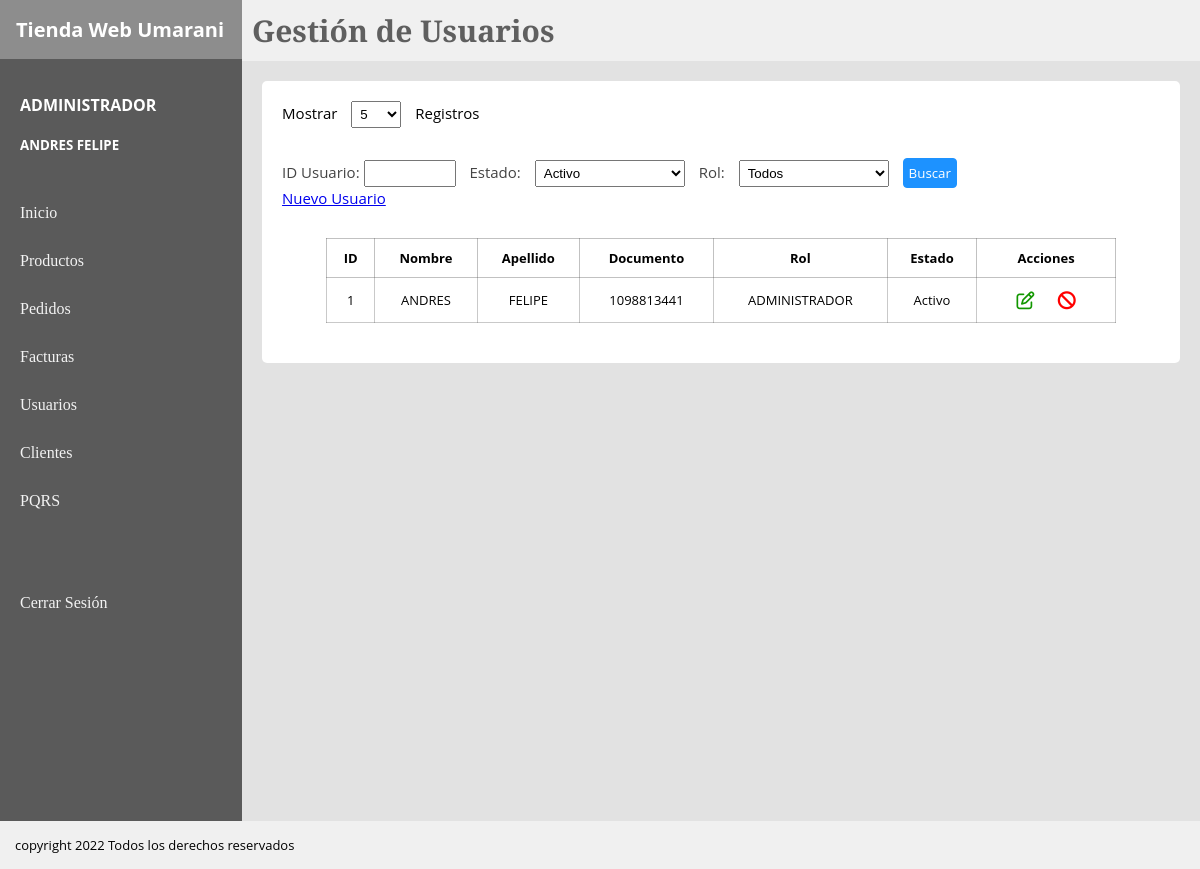
The page /View/Usuarios.php (signed in) on the database as committed earlier.
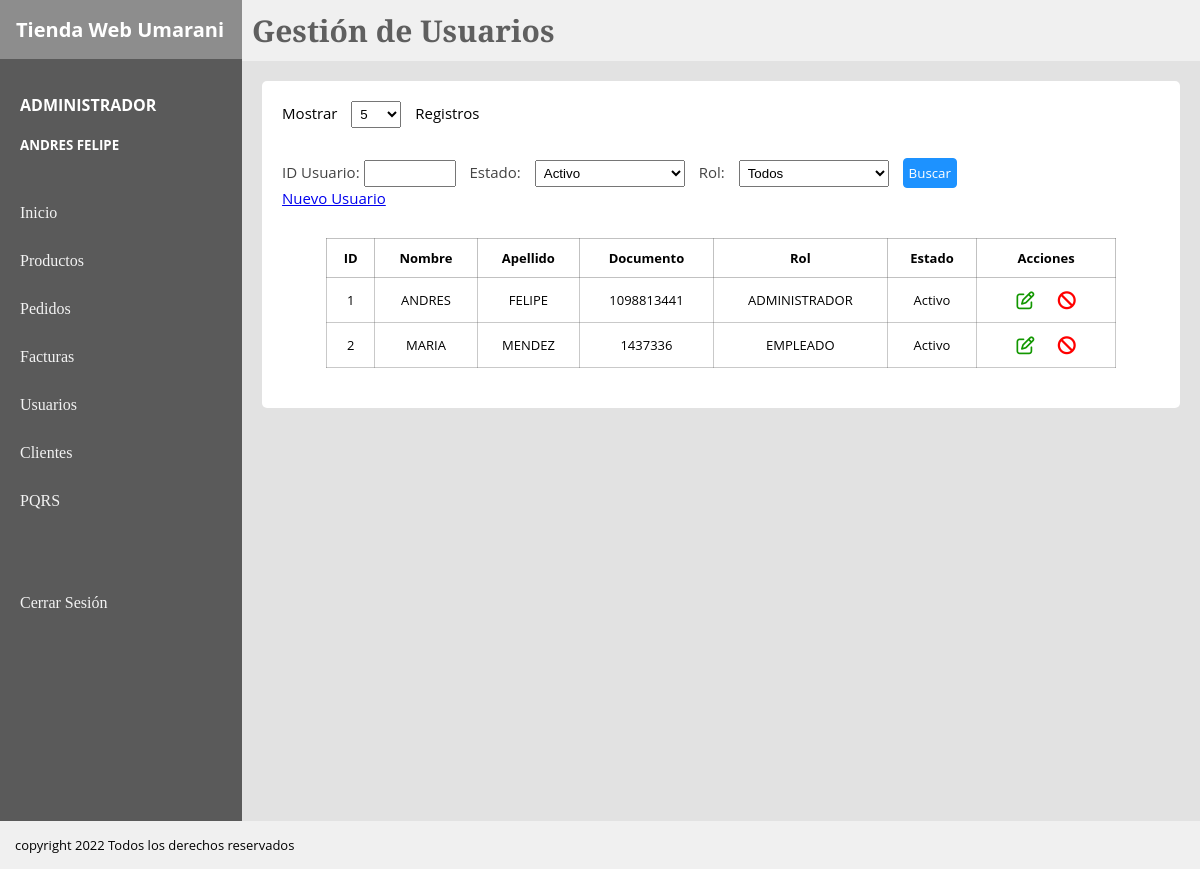
The same page on the database as committed later.
### tables this page shows
CREATE TABLE `usuariotienda` (
  `usuarioId` int(11) NOT NULL AUTO_INCREMENT,
  `usuarioNombre` varchar(50) NOT NULL,
  `usuarioApellido` varchar(50) NOT NULL,
  `usuarioDoc` varchar(12) NOT NULL,
  `usuarioRolId` int(11) NOT NULL,
  `usuarioContraseña` varchar(10) NOT NULL,
  `usuarioEstado` varchar(12) NOT NULL,
  PRIMARY KEY (`usuarioId`),
  UNIQUE KEY `UQ_usuarioDoc` (`usuarioDoc`),
  KEY `fk_usuarioRolId` (`usuarioRolId`),
  CONSTRAINT `fk_usuarioRolId` FOREIGN KEY (`usuarioRolId`) REFERENCES `rol` (`rolId`)
);

CREATE TABLE `rol` (
  `rolId` int(11) NOT NULL AUTO_INCREMENT,
  `rolNombre` varchar(45) NOT NULL,
  PRIMARY KEY (`rolId`)
);

### Controller/verUsuario.php (called while the page is built)
<?php
    require('../Model/M_conexion.php');
    $con1 = new Conexion();
    $usuarios = $con1->verUsuario();
?>

### Model/M_conexion.php (called while the page is built, shortened)
<?php
    class Conexion {
            private $con;
        public function __construct()
        {
            $this->con = new mysqli('localhost','root','','proyecto');
        }
        public function verUsuario(){
            $query = $this->con->query("SELECT * FROM usuariotienda
            JOIN rol
            ON rolId = usuarioRolId");
            $retorno = [];
            $i = 0;
            while($fila = $query->fetch_assoc()) {
                $retorno[$i] = $fila;
                $i++;
            }
            return $retorno;
        }
    }
?>

### View/Usuarios.php (the view, shortened to what this page needs)
<?php
    require_once("../Controller/verUsuario.php");
?>
<!DOCTYPE html>
<html lang="en">
<head>
</head>
<body>
<link rel="stylesheet" href="../CSS/tiendaEstilos.css">
    <div class="padre">
        <div class="board">
            <div class="titulo">
                <h1>Tienda Web Umarani</h1>
            </div>
            <div class="usuario">
                <h4><?php echo "$_SESSION[rol] "; ?></h4>
                <h5><?php echo "$_SESSION[nombre] $_SESSION[apellido] "; ?></h5>
            </div>
            <nav class="secciones">
                <a href="#">Inicio</a>
                <a href="../View/Productos.php">Productos</a>
                <a href="../View/pedidos.php">Pedidos</a>
                <a href="#">Facturas</a>
                <a href="#">Usuarios</a>
                <a href="adminClientes.php">Clientes</a>
                <a href="../View/PQRS.php">PQRS</a> <br><br><br>
                <a href="../Controller/cerrarSesion.php">Cerrar Sesión</a>
            </nav>
        </div>
        <div class="content">
        <header class="header">
            <h1>Gestión de Usuarios</h1>
        </header>
        <section class="section">
            <div class="container">
                <div class="registros">
                 <p> Mostrar  <select name="" id="">
                    <option value="">5</option>
               </select>  Registros </p>
                </div>
                <div class="filtros" >
                    <form action="">
                        <label for="id">ID Usuario: </label>
                        <input name="id" type="text" class="idpedido">
                        <label for=""> Estado: </label>
                        <select name="" id="">Estado
                            <option value="">Activo</option>
                        </select>
                        <label for=""> Rol: </label>
                        <select name="" id="">Estado
                            <option value="">Todos</option>
                        </select>
                        <input class="searchButton" type="button" value="Buscar">
                    </form>
                    <a href="../View/nuevoUsuario.php">Nuevo Usuario</a>
                </div>
                <table>
                    <tr>
                        <th>ID</th>
                        <th>Nombre</th>
                        <th>Apellido</th>
                        <th>Documento</th>
                        <th>Rol</th>
                        <th>Estado</th>
                        <th>Acciones</th>
                    </tr>
                     <?php
                        foreach($usuarios as $user){
                     ?>
                    <tr class="información" >
                        <td> <?php echo $user['usuarioId']   ?> </td>
                        <td> <?php echo $user['usuarioNombre']   ?></td>
                        <td> <?php echo $user['usuarioApellido']   ?></td>
                        <td> <?php echo $user['usuarioDoc']   ?></td>
                        <td> <?php echo $user['rolNombre']   ?></td>
                        <td> <?php echo $user['usuarioEstado']   ?></td>
                        <td>
                            <a class="edit" href="DetalleUsuario.php?tabla=<?php echo "$user[usuarioId]" ?>"><i class="far fa-edit"></i></i></a>
                            <a on class="cancel" href="../Controller/borrarUsuario.php?tabla=<?php echo "$user[usuarioId]" ?>"><i class="fas fa-ban"></i></a>
                        </td>
                        <?php
                        }
                     ?>
                </table>
            </div>
        </section>
        </div>
    </div>
    <footer class="footer">
        <p>copyright 2022 Todos los derechos reservados</p>
    </footer>
</body>
</html>

Rows that differ between the two databases and show on the page:
added usuariotienda: usuarioId "2", usuarioNombre "MARIA", usuarioApellido "MENDEZ", usuarioDoc "1437336", usuarioRolId.rolNombre "EMPLEADO", usuarioEstado "Activo"
